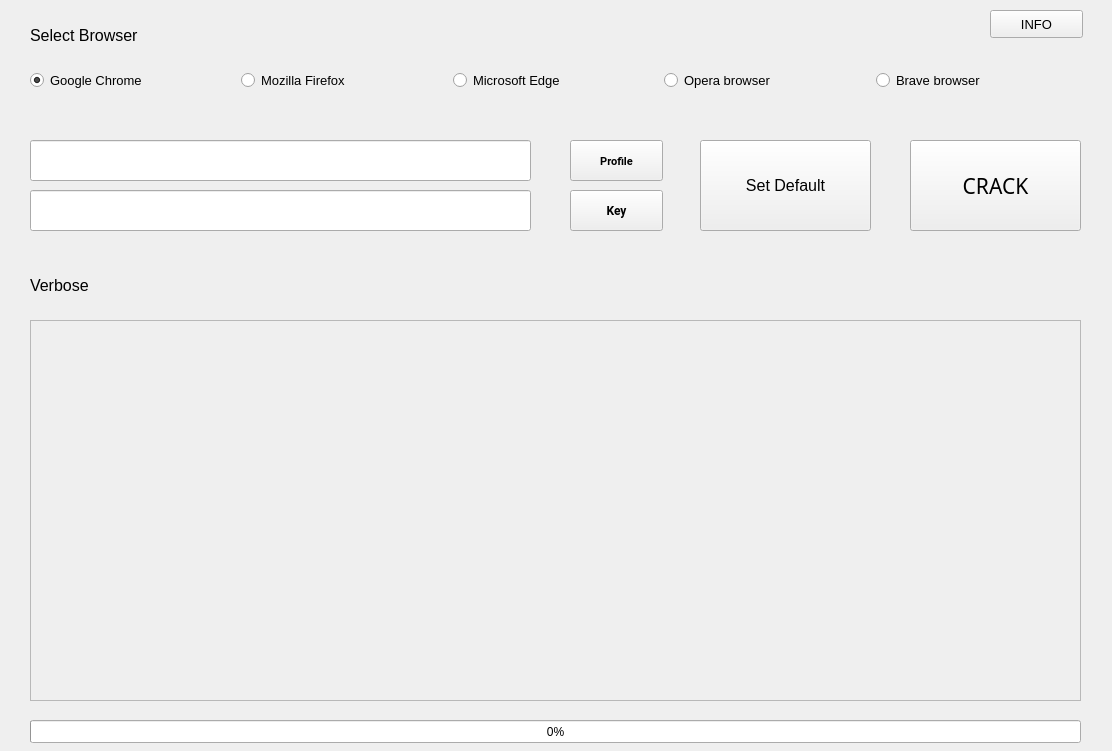
<?xml version="1.0" encoding="UTF-8"?>
<ui version="4.0">
 <class>MainWindow</class>
 <widget class="QMainWindow" name="MainWindow">
  <property name="geometry">
   <rect>
    <x>0</x>
    <y>0</y>
    <width>1112</width>
    <height>751</height>
   </rect>
  </property>
  <property name="sizePolicy">
   <sizepolicy hsizetype="Preferred" vsizetype="Preferred">
    <horstretch>20</horstretch>
    <verstretch>20</verstretch>
   </sizepolicy>
  </property>
  <property name="minimumSize">
   <size>
    <width>20</width>
    <height>20</height>
   </size>
  </property>
  <property name="sizeIncrement">
   <size>
    <width>765</width>
    <height>1235</height>
   </size>
  </property>
  <property name="windowTitle">
   <string>PwnBrowser</string>
  </property>
  <property name="windowIcon">
   <iconset>
    <normaloff>icons/appicon.png</normaloff>icons/appicon.png</iconset>
  </property>
  <widget class="QWidget" name="centralwidget">
   <widget class="QWidget" name="horizontalLayoutWidget">
    <property name="geometry">
     <rect>
      <x>30</x>
      <y>50</y>
      <width>1051</width>
      <height>61</height>
     </rect>
    </property>
    <layout class="QHBoxLayout" name="horizontalLayout">
     <item>
      <widget class="QRadioButton" name="btn1">
       <property name="font">
        <font>
         <pointsize>10</pointsize>
        </font>
       </property>
       <property name="tabletTracking">
        <bool>false</bool>
       </property>
       <property name="text">
        <string>Google Chrome</string>
       </property>
       <property name="icon">
        <iconset>
         <normaloff>icons/chrome.png</normaloff>icons/chrome.png</iconset>
       </property>
       <property name="iconSize">
        <size>
         <width>25</width>
         <height>25</height>
        </size>
       </property>
       <property name="checked">
        <bool>true</bool>
       </property>
      </widget>
     </item>
     <item>
      <widget class="QRadioButton" name="btn2">
       <property name="enabled">
        <bool>true</bool>
       </property>
       <property name="font">
        <font>
         <pointsize>10</pointsize>
        </font>
       </property>
       <property name="text">
        <string>Mozilla Firefox</string>
       </property>
       <property name="icon">
        <iconset>
         <normaloff>icons/firefox.png</normaloff>icons/firefox.png</iconset>
       </property>
       <property name="iconSize">
        <size>
         <width>25</width>
         <height>25</height>
        </size>
       </property>
       <property name="checkable">
        <bool>true</bool>
       </property>
      </widget>
     </item>
     <item>
      <widget class="QRadioButton" name="btn3">
       <property name="enabled">
        <bool>true</bool>
       </property>
       <property name="font">
        <font>
         <pointsize>10</pointsize>
        </font>
       </property>
       <property name="text">
        <string>Microsoft Edge</string>
       </property>
       <property name="icon">
        <iconset>
         <normaloff>icons/edge.png</normaloff>icons/edge.png</iconset>
       </property>
       <property name="iconSize">
        <size>
         <width>25</width>
         <height>25</height>
        </size>
       </property>
      </widget>
     </item>
     <item>
      <widget class="QRadioButton" name="btn4">
       <property name="enabled">
        <bool>true</bool>
       </property>
       <property name="font">
        <font>
         <pointsize>10</pointsize>
        </font>
       </property>
       <property name="text">
        <string>Opera browser</string>
       </property>
       <property name="icon">
        <iconset>
         <normaloff>icons/opera.png</normaloff>icons/opera.png</iconset>
       </property>
       <property name="iconSize">
        <size>
         <width>25</width>
         <height>25</height>
        </size>
       </property>
      </widget>
     </item>
     <item>
      <widget class="QRadioButton" name="btn5">
       <property name="enabled">
        <bool>true</bool>
       </property>
       <property name="font">
        <font>
         <pointsize>10</pointsize>
        </font>
       </property>
       <property name="text">
        <string>Brave browser</string>
       </property>
       <property name="icon">
        <iconset>
         <normaloff>icons/brave.png</normaloff>icons/brave.png</iconset>
       </property>
       <property name="iconSize">
        <size>
         <width>25</width>
         <height>25</height>
        </size>
       </property>
      </widget>
     </item>
    </layout>
   </widget>
   <widget class="QLineEdit" name="logins">
    <property name="geometry">
     <rect>
      <x>30</x>
      <y>140</y>
      <width>501</width>
      <height>41</height>
     </rect>
    </property>
   </widget>
   <widget class="QPushButton" name="crack">
    <property name="geometry">
     <rect>
      <x>910</x>
      <y>140</y>
      <width>171</width>
      <height>91</height>
     </rect>
    </property>
    <property name="font">
     <font>
      <family>Book Antiqua</family>
      <pointsize>16</pointsize>
     </font>
    </property>
    <property name="text">
     <string>CRACK</string>
    </property>
   </widget>
   <widget class="QProgressBar" name="progressBar">
    <property name="geometry">
     <rect>
      <x>30</x>
      <y>720</y>
      <width>1051</width>
      <height>23</height>
     </rect>
    </property>
    <property name="value">
     <number>0</number>
    </property>
   </widget>
   <widget class="QPushButton" name="profile_btn">
    <property name="geometry">
     <rect>
      <x>570</x>
      <y>140</y>
      <width>93</width>
      <height>41</height>
     </rect>
    </property>
    <property name="font">
     <font>
      <family>Roboto</family>
      <pointsize>8</pointsize>
      <weight>75</weight>
      <bold>true</bold>
     </font>
    </property>
    <property name="text">
     <string>Profile</string>
    </property>
   </widget>
   <widget class="QPushButton" name="key_btn">
    <property name="geometry">
     <rect>
      <x>570</x>
      <y>190</y>
      <width>93</width>
      <height>41</height>
     </rect>
    </property>
    <property name="font">
     <font>
      <family>Roboto</family>
      <weight>75</weight>
      <bold>true</bold>
     </font>
    </property>
    <property name="text">
     <string>Key</string>
    </property>
   </widget>
   <widget class="QLineEdit" name="key">
    <property name="geometry">
     <rect>
      <x>30</x>
      <y>190</y>
      <width>501</width>
      <height>41</height>
     </rect>
    </property>
   </widget>
   <widget class="QLabel" name="selec_br">
    <property name="geometry">
     <rect>
      <x>30</x>
      <y>20</y>
      <width>201</width>
      <height>31</height>
     </rect>
    </property>
    <property name="font">
     <font>
      <pointsize>12</pointsize>
     </font>
    </property>
    <property name="text">
     <string>Select Browser</string>
    </property>
   </widget>
   <widget class="QPushButton" name="default_locations">
    <property name="geometry">
     <rect>
      <x>700</x>
      <y>140</y>
      <width>171</width>
      <height>91</height>
     </rect>
    </property>
    <property name="font">
     <font>
      <family>Arial</family>
      <pointsize>12</pointsize>
     </font>
    </property>
    <property name="text">
     <string>Set Default</string>
    </property>
   </widget>
   <widget class="QLabel" name="results">
    <property name="geometry">
     <rect>
      <x>30</x>
      <y>270</y>
      <width>91</width>
      <height>31</height>
     </rect>
    </property>
    <property name="font">
     <font>
      <pointsize>12</pointsize>
     </font>
    </property>
    <property name="text">
     <string>Verbose</string>
    </property>
   </widget>
   <widget class="QPushButton" name="info_btn">
    <property name="geometry">
     <rect>
      <x>990</x>
      <y>10</y>
      <width>93</width>
      <height>28</height>
     </rect>
    </property>
    <property name="font">
     <font>
      <family>Arial</family>
      <pointsize>10</pointsize>
     </font>
    </property>
    <property name="text">
     <string>INFO</string>
    </property>
   </widget>
   <widget class="QLabel" name="output">
    <property name="geometry">
     <rect>
      <x>50</x>
      <y>350</y>
      <width>1001</width>
      <height>321</height>
     </rect>
    </property>
    <property name="styleSheet">
     <string notr="true"/>
    </property>
    <property name="text">
     <string/>
    </property>
   </widget>
   <widget class="QScrollArea" name="scrollArea">
    <property name="geometry">
     <rect>
      <x>30</x>
      <y>320</y>
      <width>1051</width>
      <height>381</height>
     </rect>
    </property>
    <property name="widgetResizable">
     <bool>true</bool>
    </property>
    <widget class="QWidget" name="scrollAreaWidgetContents">
     <property name="geometry">
      <rect>
       <x>0</x>
       <y>0</y>
       <width>1049</width>
       <height>379</height>
      </rect>
     </property>
    </widget>
   </widget>
   <zorder>horizontalLayoutWidget</zorder>
   <zorder>logins</zorder>
   <zorder>crack</zorder>
   <zorder>progressBar</zorder>
   <zorder>profile_btn</zorder>
   <zorder>key_btn</zorder>
   <zorder>key</zorder>
   <zorder>selec_br</zorder>
   <zorder>default_locations</zorder>
   <zorder>results</zorder>
   <zorder>info_btn</zorder>
   <zorder>scrollArea</zorder>
   <zorder>output</zorder>
  </widget>
 </widget>
 <resources/>
 <connections/>
</ui>
